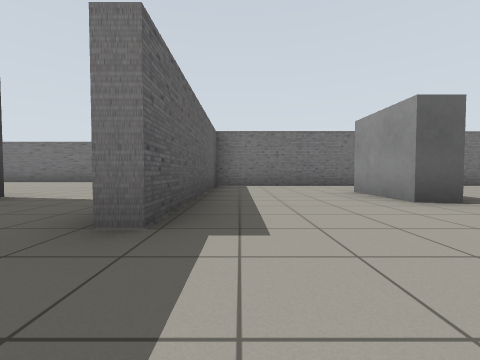
View 1 (above)

16 first-person views from a walk through a world built for the Gazebo simulator. The camera is 0.72 m above the floor, tilts 2° down and sees 90° across. Floor lines are 1 m apart. The floor is counted in squares, 2 m on a side. Each view is taken from the middle of a square. On the plan, view 1 faces up. The plan holds only what a view shows up to about 9 squares ahead; the rest is blank. Simple shapes stand in for some stock models. Some surface patterns are stand-ins.

View 2
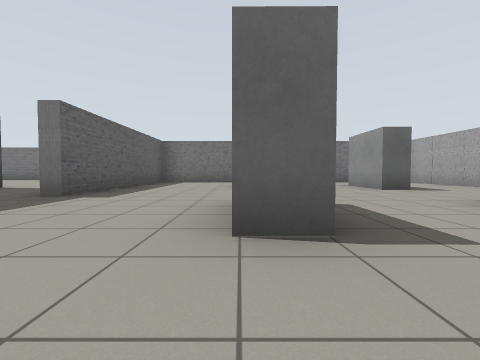

View 3
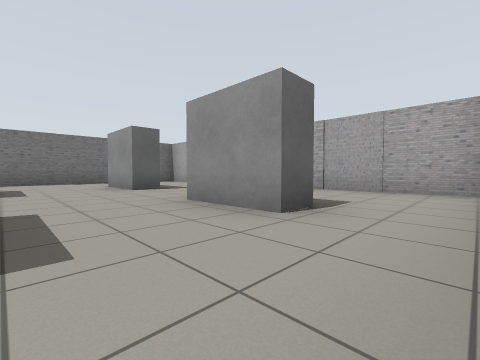

View 4
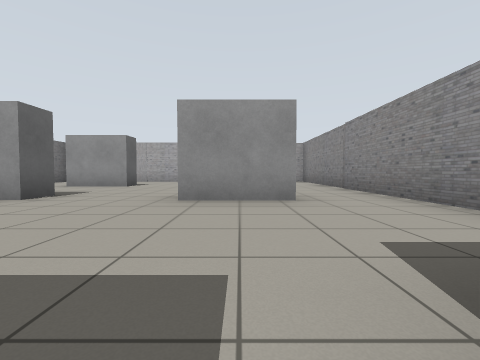

View 5
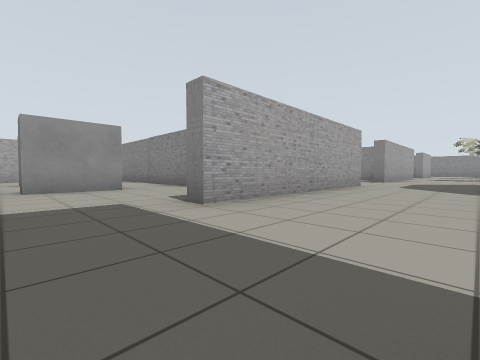

View 6
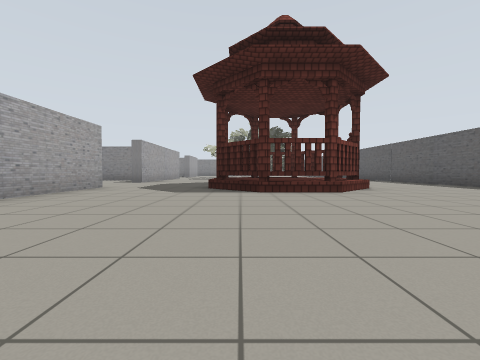

View 7
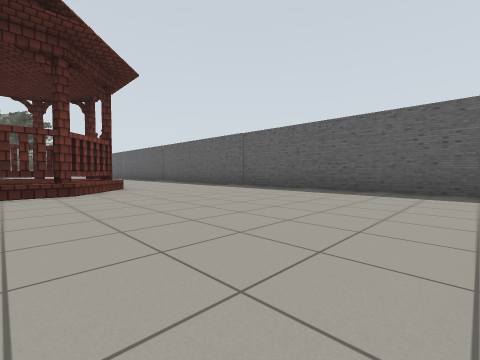

View 8
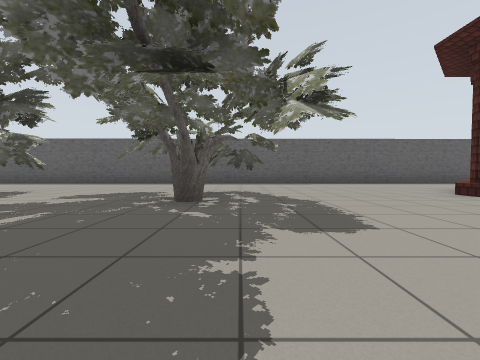

View 9
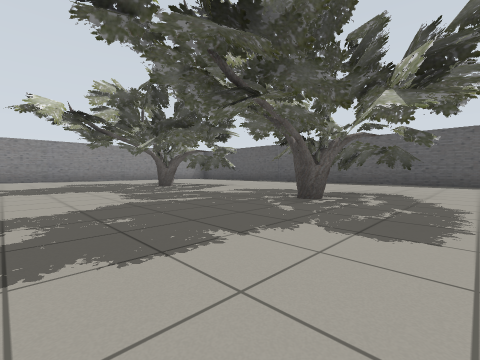

View 10
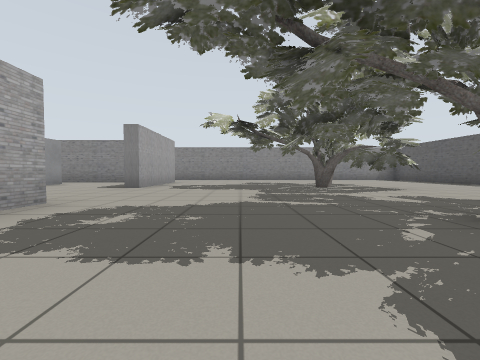

View 11
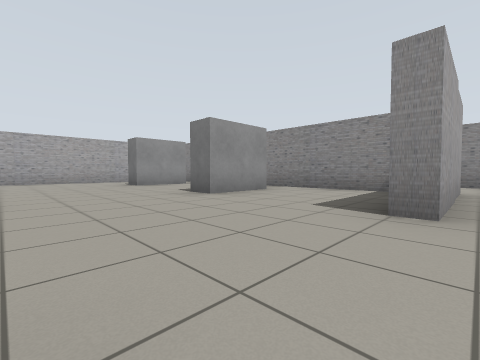

View 12
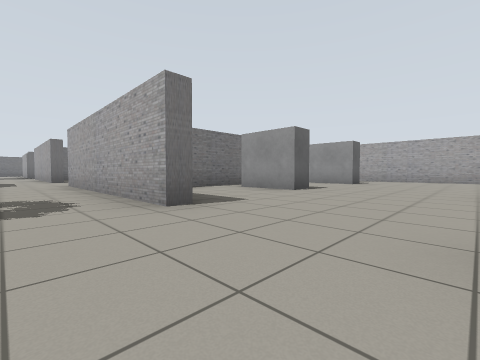

View 13
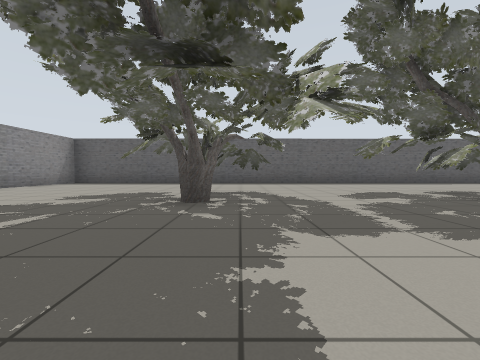

View 14
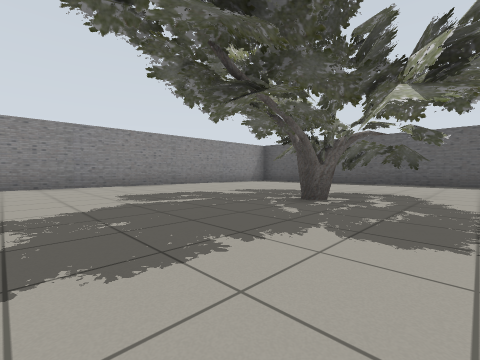

View 15
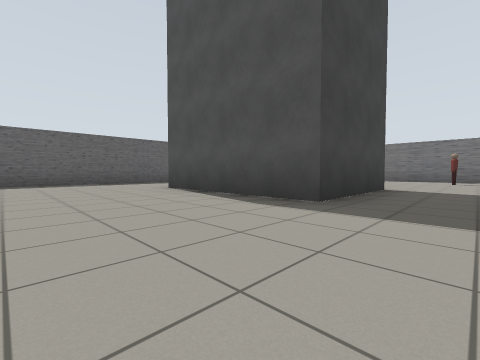

View 16
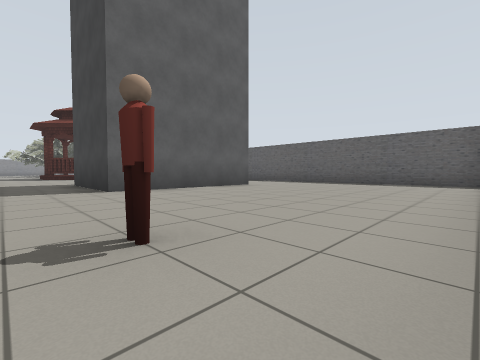

### Floor plan
Ten units are one square. View 1 is at (0, 0); x grows to the right and y downward. Boxes are objects, and circles mark ways between rooms. Rooms are numbered by the first view taken in them; rooms with no view inside come last. Other rooms are left out.
<svg viewBox="-101 -88 182 295">
<path fill="none" stroke="#000" d="M11 22 76 22 76 -61 -6 -61 -6 -14M-4 55 -9 55 -9 6 -4 6M-4 127 -8 127 -9 78 -4 78M29 102 11 102M-8 182 -8 152 -4 152M1 179 29 179M62 179 68 179M76 163 76 118M-20 -83 -82 -83M-96 -81 -96 202 -16 202"/>
<rect x="15" y="-5" width="10" height="10" fill="#bbb"><title>grey box</title></rect>
<rect x="15" y="-45" width="10" height="20" fill="#bbb"><title>grey box</title></rect>
<rect x="45" y="-5" width="10" height="10" fill="#bbb"><title>grey box</title></rect>
<rect x="45" y="-45" width="10" height="20" fill="#bbb"><title>grey box</title></rect>
<rect x="-75" y="-35" width="40" height="30" fill="#bbb"><title>shop</title></rect>
<rect x="-65" y="135" width="40" height="40" fill="#bbb"><title>oak tree</title></rect>
<rect x="-65" y="95" width="40" height="40" fill="#bbb"><title>oak tree</title></rect>
<rect x="-65" y="45" width="30" height="30" fill="#bbb"><title>pavilion</title></rect>
<rect x="-25" y="-75" width="10" height="10" fill="#bbb"><title>person</title></rect>
<rect x="15" y="155" width="10" height="10" fill="#bbb"><title>grey box</title></rect>
<rect x="15" y="105" width="10" height="20" fill="#bbb"><title>grey box</title></rect>
<rect x="55" y="155" width="10" height="20" fill="#bbb"><title>grey box</title></rect>
<rect x="55" y="105" width="10" height="20" fill="#bbb"><title>grey box</title></rect>
<circle cx="-10" cy="-5" r="3" fill="#2a7"/>
<text x="30" y="-20">1</text>
<text x="-40" y="80">2</text>
</svg>
Room 1 opens to room 2.

Where each view was taken, in squares from view 1:
view 1: 0 up, 0 right, facing up
view 2: 2 down, 2 right, facing up
view 3: 2 down, 3 right, facing up-right
view 4: 0 up, 1 left, facing right
view 5: 1 up, 3 left, facing down-right
view 6: 0 up, 4 left, facing down
view 7: 0 up, 5 left, facing down-left
view 8: 11 down, 2 left, facing left
view 9: 10 down, 2 left, facing down-left
view 10: 10 down, 3 left, facing down
view 11: 13 down, 1 left, facing down-right
view 12: 15 down, 2 left, facing up-right
view 13: 15 down, 2 left, facing left
view 14: 14 down, 2 left, facing down-left
view 15: 2 down, 2 left, facing up-left
view 16: 8 up, 2 left, facing down-left
